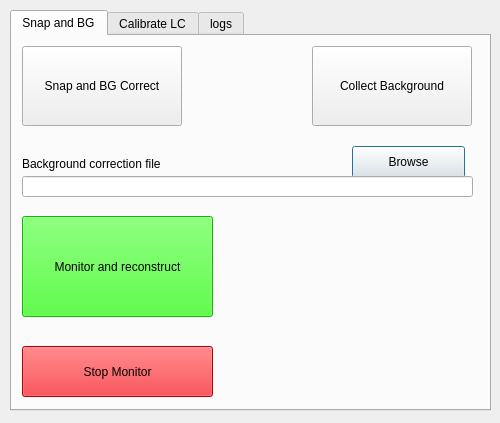
<?xml version="1.0" encoding="UTF-8"?>
<ui version="4.0">
 <class>ReconOrderUI</class>
 <widget class="QDialog" name="ReconOrderUI">
  <property name="geometry">
   <rect>
    <x>0</x>
    <y>0</y>
    <width>500</width>
    <height>423</height>
   </rect>
  </property>
  <property name="sizePolicy">
   <sizepolicy hsizetype="Expanding" vsizetype="Expanding">
    <horstretch>0</horstretch>
    <verstretch>0</verstretch>
   </sizepolicy>
  </property>
  <property name="windowTitle">
   <string>ReconOrder</string>
  </property>
  <widget class="QTabWidget" name="tabWidget">
   <property name="geometry">
    <rect>
     <x>10</x>
     <y>10</y>
     <width>481</width>
     <height>401</height>
    </rect>
   </property>
   <property name="tabShape">
    <enum>QTabWidget::Rounded</enum>
   </property>
   <property name="currentIndex">
    <number>0</number>
   </property>
   <widget class="QWidget" name="main_tab">
    <attribute name="title">
     <string>Snap and BG</string>
    </attribute>
    <widget class="QPushButton" name="qbutton_snap_and_correct">
     <property name="geometry">
      <rect>
       <x>10</x>
       <y>10</y>
       <width>160</width>
       <height>80</height>
      </rect>
     </property>
     <property name="text">
      <string>Snap and BG Correct</string>
     </property>
     <property name="autoDefault">
      <bool>false</bool>
     </property>
    </widget>
    <widget class="QPushButton" name="qbutton_collect_background">
     <property name="geometry">
      <rect>
       <x>300</x>
       <y>10</y>
       <width>160</width>
       <height>80</height>
      </rect>
     </property>
     <property name="text">
      <string>Collect Background</string>
     </property>
     <property name="autoDefault">
      <bool>false</bool>
     </property>
    </widget>
    <widget class="QPushButton" name="qbutton_file_browser">
     <property name="geometry">
      <rect>
       <x>340</x>
       <y>110</y>
       <width>113</width>
       <height>32</height>
      </rect>
     </property>
     <property name="text">
      <string>Browse</string>
     </property>
    </widget>
    <widget class="QLabel" name="_qlabel_bg_corr_label">
     <property name="geometry">
      <rect>
       <x>10</x>
       <y>120</y>
       <width>171</width>
       <height>16</height>
      </rect>
     </property>
     <property name="text">
      <string>Background correction file</string>
     </property>
    </widget>
    <widget class="QLineEdit" name="qline_bg_corr_path">
     <property name="geometry">
      <rect>
       <x>10</x>
       <y>140</y>
       <width>451</width>
       <height>21</height>
      </rect>
     </property>
    </widget>
    <widget class="QPushButton" name="start_monitor">
     <property name="geometry">
      <rect>
       <x>10</x>
       <y>180</y>
       <width>191</width>
       <height>101</height>
      </rect>
     </property>
     <property name="styleSheet">
      <string notr="true">background-color: rgb(33, 255, 6);
color: rgb(0, 0, 0);</string>
     </property>
     <property name="text">
      <string>Monitor and reconstruct</string>
     </property>
    </widget>
    <widget class="QPushButton" name="qbutton_stop_monitor">
     <property name="geometry">
      <rect>
       <x>10</x>
       <y>310</y>
       <width>191</width>
       <height>51</height>
      </rect>
     </property>
     <property name="styleSheet">
      <string notr="true">background-color: rgb(252, 1, 7);
border-color: rgb(252, 1, 7);
color: rgb(0, 0, 0);</string>
     </property>
     <property name="text">
      <string>Stop Monitor</string>
     </property>
     <property name="autoDefault">
      <bool>false</bool>
     </property>
     <property name="default">
      <bool>false</bool>
     </property>
     <property name="flat">
      <bool>false</bool>
     </property>
    </widget>
   </widget>
   <widget class="QWidget" name="calibrate_lc_tab">
    <attribute name="title">
     <string>Calibrate LC</string>
    </attribute>
    <widget class="QPushButton" name="qbutton_calibrate_lc">
     <property name="geometry">
      <rect>
       <x>160</x>
       <y>10</y>
       <width>160</width>
       <height>80</height>
      </rect>
     </property>
     <property name="text">
      <string>Calibrate LC</string>
     </property>
     <property name="autoDefault">
      <bool>false</bool>
     </property>
    </widget>
    <widget class="QLineEdit" name="qline_swing">
     <property name="geometry">
      <rect>
       <x>20</x>
       <y>120</y>
       <width>113</width>
       <height>21</height>
      </rect>
     </property>
     <property name="text">
      <string>0.03</string>
     </property>
    </widget>
    <widget class="QLineEdit" name="qline_wavelength">
     <property name="geometry">
      <rect>
       <x>340</x>
       <y>120</y>
       <width>113</width>
       <height>21</height>
      </rect>
     </property>
     <property name="text">
      <string>532</string>
     </property>
    </widget>
    <widget class="QLabel" name="_qlabel_swing">
     <property name="geometry">
      <rect>
       <x>20</x>
       <y>100</y>
       <width>60</width>
       <height>16</height>
      </rect>
     </property>
     <property name="text">
      <string>Swing</string>
     </property>
    </widget>
    <widget class="QLabel" name="_qlabel_wavelength">
     <property name="geometry">
      <rect>
       <x>340</x>
       <y>100</y>
       <width>81</width>
       <height>16</height>
      </rect>
     </property>
     <property name="text">
      <string>Wavelength</string>
     </property>
    </widget>
    <widget class="QLabel" name="label_state0">
     <property name="geometry">
      <rect>
       <x>20</x>
       <y>190</y>
       <width>60</width>
       <height>16</height>
      </rect>
     </property>
     <property name="text">
      <string>State 0</string>
     </property>
    </widget>
    <widget class="QLabel" name="label_state1">
     <property name="geometry">
      <rect>
       <x>20</x>
       <y>220</y>
       <width>60</width>
       <height>16</height>
      </rect>
     </property>
     <property name="text">
      <string>State 1</string>
     </property>
    </widget>
    <widget class="QLabel" name="label_state2">
     <property name="geometry">
      <rect>
       <x>20</x>
       <y>250</y>
       <width>60</width>
       <height>16</height>
      </rect>
     </property>
     <property name="text">
      <string>State 2</string>
     </property>
    </widget>
    <widget class="QLabel" name="label_state3">
     <property name="geometry">
      <rect>
       <x>20</x>
       <y>280</y>
       <width>60</width>
       <height>16</height>
      </rect>
     </property>
     <property name="text">
      <string>State 3</string>
     </property>
    </widget>
    <widget class="QLabel" name="label_state4">
     <property name="geometry">
      <rect>
       <x>20</x>
       <y>310</y>
       <width>60</width>
       <height>16</height>
      </rect>
     </property>
     <property name="text">
      <string>State 4</string>
     </property>
    </widget>
    <widget class="QLineEdit" name="le_state0_lca">
     <property name="geometry">
      <rect>
       <x>80</x>
       <y>190</y>
       <width>61</width>
       <height>21</height>
      </rect>
     </property>
     <property name="readOnly">
      <bool>true</bool>
     </property>
    </widget>
    <widget class="QLineEdit" name="le_state0_lcb">
     <property name="geometry">
      <rect>
       <x>160</x>
       <y>190</y>
       <width>61</width>
       <height>21</height>
      </rect>
     </property>
     <property name="readOnly">
      <bool>true</bool>
     </property>
    </widget>
    <widget class="QLineEdit" name="le_state1_lca">
     <property name="geometry">
      <rect>
       <x>80</x>
       <y>220</y>
       <width>61</width>
       <height>21</height>
      </rect>
     </property>
     <property name="readOnly">
      <bool>true</bool>
     </property>
    </widget>
    <widget class="QLineEdit" name="le_state1_lcb">
     <property name="geometry">
      <rect>
       <x>160</x>
       <y>220</y>
       <width>61</width>
       <height>21</height>
      </rect>
     </property>
     <property name="readOnly">
      <bool>true</bool>
     </property>
    </widget>
    <widget class="QLineEdit" name="le_state2_lca">
     <property name="geometry">
      <rect>
       <x>80</x>
       <y>250</y>
       <width>61</width>
       <height>21</height>
      </rect>
     </property>
     <property name="readOnly">
      <bool>true</bool>
     </property>
    </widget>
    <widget class="QLineEdit" name="le_state2_lcb">
     <property name="geometry">
      <rect>
       <x>160</x>
       <y>250</y>
       <width>61</width>
       <height>21</height>
      </rect>
     </property>
     <property name="readOnly">
      <bool>true</bool>
     </property>
    </widget>
    <widget class="QLineEdit" name="le_state3_lca">
     <property name="geometry">
      <rect>
       <x>80</x>
       <y>280</y>
       <width>61</width>
       <height>21</height>
      </rect>
     </property>
     <property name="readOnly">
      <bool>true</bool>
     </property>
    </widget>
    <widget class="QLineEdit" name="le_state3_lcb">
     <property name="geometry">
      <rect>
       <x>160</x>
       <y>280</y>
       <width>61</width>
       <height>21</height>
      </rect>
     </property>
     <property name="readOnly">
      <bool>true</bool>
     </property>
    </widget>
    <widget class="QLineEdit" name="le_state4_lca">
     <property name="geometry">
      <rect>
       <x>80</x>
       <y>310</y>
       <width>61</width>
       <height>21</height>
      </rect>
     </property>
     <property name="readOnly">
      <bool>true</bool>
     </property>
    </widget>
    <widget class="QLineEdit" name="le_state4_lcb">
     <property name="geometry">
      <rect>
       <x>160</x>
       <y>310</y>
       <width>61</width>
       <height>21</height>
      </rect>
     </property>
     <property name="readOnly">
      <bool>true</bool>
     </property>
    </widget>
    <widget class="QLabel" name="label_LCA">
     <property name="geometry">
      <rect>
       <x>80</x>
       <y>170</y>
       <width>60</width>
       <height>16</height>
      </rect>
     </property>
     <property name="text">
      <string>LCA</string>
     </property>
    </widget>
    <widget class="QLabel" name="label_LCB">
     <property name="geometry">
      <rect>
       <x>160</x>
       <y>170</y>
       <width>60</width>
       <height>16</height>
      </rect>
     </property>
     <property name="text">
      <string>LCB</string>
     </property>
    </widget>
    <widget class="QLabel" name="label_extinction">
     <property name="geometry">
      <rect>
       <x>200</x>
       <y>100</y>
       <width>81</width>
       <height>16</height>
      </rect>
     </property>
     <property name="text">
      <string>Extinction</string>
     </property>
    </widget>
    <widget class="QLineEdit" name="le_extinction">
     <property name="geometry">
      <rect>
       <x>180</x>
       <y>120</y>
       <width>113</width>
       <height>21</height>
      </rect>
     </property>
     <property name="readOnly">
      <bool>true</bool>
     </property>
    </widget>
    <widget class="QLineEdit" name="le_state0_intensity">
     <property name="geometry">
      <rect>
       <x>240</x>
       <y>190</y>
       <width>113</width>
       <height>21</height>
      </rect>
     </property>
     <property name="readOnly">
      <bool>true</bool>
     </property>
    </widget>
    <widget class="QLineEdit" name="le_state1_intensity">
     <property name="geometry">
      <rect>
       <x>240</x>
       <y>220</y>
       <width>113</width>
       <height>21</height>
      </rect>
     </property>
     <property name="readOnly">
      <bool>true</bool>
     </property>
    </widget>
    <widget class="QLineEdit" name="le_state2_intensity">
     <property name="geometry">
      <rect>
       <x>240</x>
       <y>250</y>
       <width>113</width>
       <height>21</height>
      </rect>
     </property>
     <property name="readOnly">
      <bool>true</bool>
     </property>
    </widget>
    <widget class="QLineEdit" name="le_state3_intensity">
     <property name="geometry">
      <rect>
       <x>240</x>
       <y>280</y>
       <width>113</width>
       <height>21</height>
      </rect>
     </property>
     <property name="readOnly">
      <bool>true</bool>
     </property>
    </widget>
    <widget class="QLineEdit" name="le_state4_intensity">
     <property name="geometry">
      <rect>
       <x>240</x>
       <y>310</y>
       <width>113</width>
       <height>21</height>
      </rect>
     </property>
     <property name="readOnly">
      <bool>true</bool>
     </property>
    </widget>
    <widget class="QLabel" name="label_intensity">
     <property name="geometry">
      <rect>
       <x>240</x>
       <y>170</y>
       <width>60</width>
       <height>16</height>
      </rect>
     </property>
     <property name="text">
      <string>Intensity</string>
     </property>
    </widget>
   </widget>
   <widget class="QWidget" name="logs">
    <property name="sizePolicy">
     <sizepolicy hsizetype="Expanding" vsizetype="Expanding">
      <horstretch>0</horstretch>
      <verstretch>0</verstretch>
     </sizepolicy>
    </property>
    <attribute name="title">
     <string>logs</string>
    </attribute>
    <widget class="QScrollArea" name="scrollArea">
     <property name="geometry">
      <rect>
       <x>0</x>
       <y>0</y>
       <width>481</width>
       <height>371</height>
      </rect>
     </property>
     <property name="widgetResizable">
      <bool>true</bool>
     </property>
     <widget class="QWidget" name="scrollAreaWidgetContents">
      <property name="geometry">
       <rect>
        <x>0</x>
        <y>0</y>
        <width>479</width>
        <height>369</height>
       </rect>
      </property>
      <widget class="QTextBrowser" name="log_area">
       <property name="geometry">
        <rect>
         <x>0</x>
         <y>0</y>
         <width>481</width>
         <height>371</height>
        </rect>
       </property>
       <property name="font">
        <font>
         <pointsize>10</pointsize>
        </font>
       </property>
       <property name="acceptDrops">
        <bool>false</bool>
       </property>
      </widget>
     </widget>
    </widget>
   </widget>
  </widget>
 </widget>
 <resources/>
 <connections/>
</ui>
